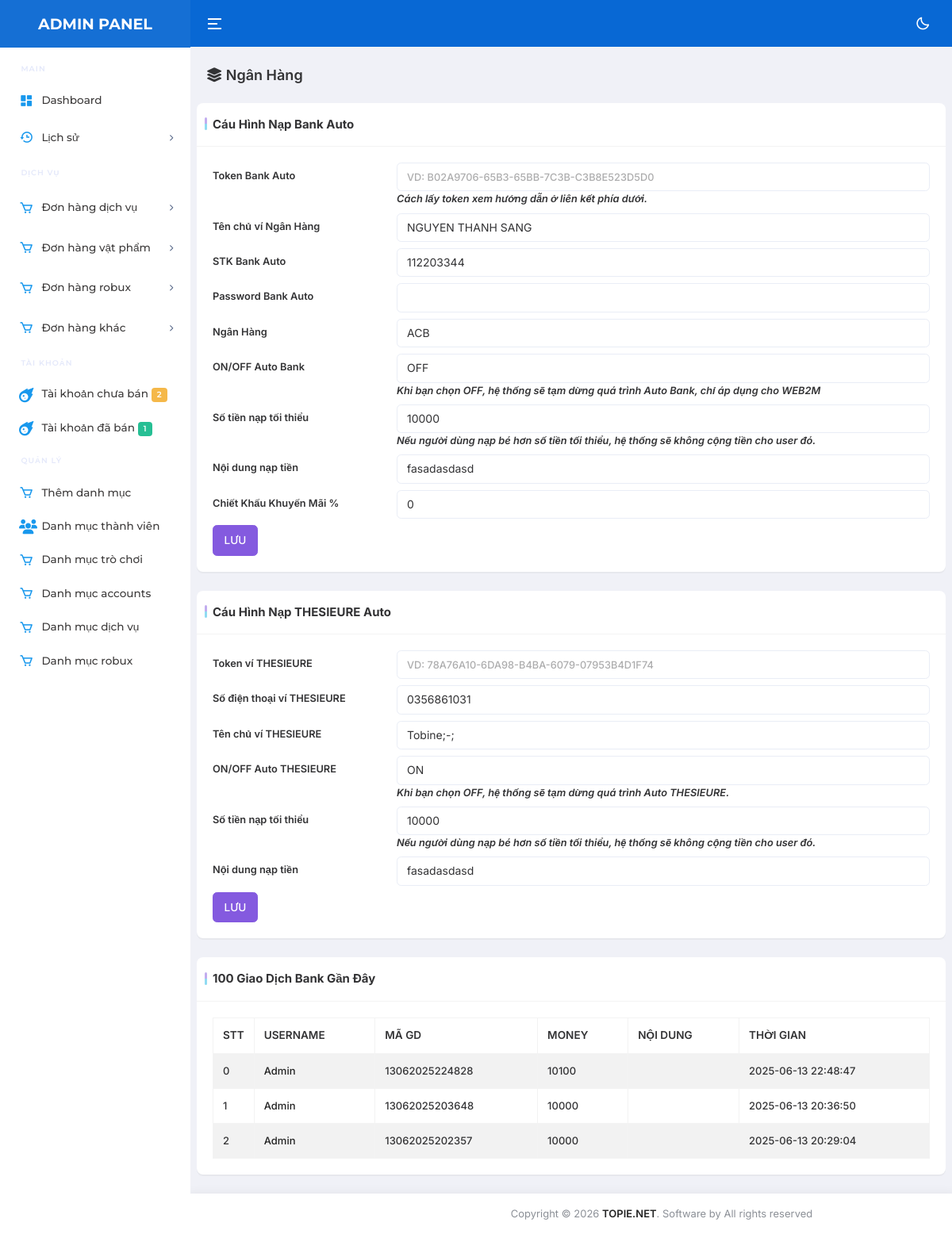
/public/admin/Bank.php (signed in), run on the app's committed database.
### tables this page shows
CREATE TABLE `options` (
  `id` int(11) NOT NULL,
  `name` varchar(255) DEFAULT NULL,
  `value` longtext DEFAULT NULL
);

CREATE TABLE `bank_auto` (
  `id` int(11) NOT NULL,
  `tid` varchar(255) DEFAULT NULL,
  `description` text DEFAULT NULL,
  `amount` int(11) DEFAULT 0,
  `cusum_balance` int(11) DEFAULT 0,
  `time` datetime DEFAULT NULL,
  `bank_sub_acc_id` varchar(64) DEFAULT NULL,
  `username` varchar(64) DEFAULT NULL
);

### config/function.php (called while the page is built, shortened)
<?php
$CMSNAV = new CMSNAV;
function BASE_URL($url)
{
    $a = (isset($_SERVER['HTTPS']) && $_SERVER['HTTPS'] === 'on' ? "https" : "http") . "://" . $_SERVER["HTTP_HOST"];
    if($a == 'http://localhost'){
        $a = 'http://localhost/CMSNAV.CO/SHOPNICK2';
    }
    return $a.'/'.$url;
}

### config/config.php (called while the page is built, shortened)
<?php
class CMSNAV
{
    private $ketnoi;
    function connect()
    {
        if (!$this->ketnoi)
        {
            $this->ketnoi = mysqli_connect('localhost', 'randomsieuxin_test11', 'randomsieuxin_test11', 'randomsieuxin_test11') or die ('Vui lòng kết nối đến DATABASE');
            mysqli_query($this->ketnoi, "set names 'utf8'");
        }
    }
    function getUser($username)
    {
        $row = $this->ketnoi->query("SELECT * FROM `users` WHERE `username` = '$username' ")->fetch_array();
        return $row;
    }
    function site($data)
{
        $row = $this->ketnoi->query("SELECT * FROM `options` WHERE `name` = '$data' ")->fetch_array();
        return $row['value'];
    }
    function get_list($sql)
    {
        $result = mysqli_query($this->ketnoi, $sql);
        $return = array();
        while ($row = mysqli_fetch_assoc($result))
        {
            $return[] = $row;
        }
        return $return;
    }
}

### public/admin/Bank.php (the view, shortened to what this page needs)
<?php
    require_once("../../config/config.php");
    require_once("../../config/function.php");
    require_once(__DIR__."/Header.php");
    require_once(__DIR__."/Sidebar.php");
?>
<div class="main-content app-content">
    <div class="container-fluid">
        <div class="d-md-flex d-block align-items-center justify-content-between my-4 page-header-breadcrumb">
            <h1 class="page-name fw-semibold fs-18 mb-0"><i class="fa-solid fa-layer-group"></i> Ngân Hàng
            </h1>
            </div>
        </div>
        <div class="row">
            <div class="col-xl-12">
                <div class="card custom-card">
                    <div class="card-header justify-content-between">
                        <div class="card-title">
                           Cáu hình nạp bank auto
                        </div>
                    </div>
                    <div class="card-body">
                        <form action="" method="POST">
                            <div class="form-label row">
                                <label class="col-sm-3 col-form-label">Token Bank Auto</label>
                                <div class="col-sm-9">
                                    <div class="form-line">
                                        <input type="text" name="api_bank" placeholder="VD: B02A9706-65B3-65BB-7C3B-C3B8E523D5D0" value="<?=$CMSNAV->site('api_bank');?>"
                                            class="form-control">
                                    </div>
                                    <i>Cách lấy token xem hướng dẫn ở liên kết phía dưới.</i>
                                </div>
                            </div>
                            <div class="form-label row">
                                <label class="col-sm-3 col-form-label">Tên chủ ví Ngân Hàng</label>
                                <div class="col-sm-9">
                                    <div class="form-line">
                                        <input type="text" name="name_bank" placeholder="VD: NGUYEN ANH VU"
                                            value="<?=$CMSNAV->site('name_bank');?>" class="form-control">
                                    </div>
                                </div>
                            </div>
                            <div class="form-label row">
                                <label class="col-sm-3 col-form-label">STK Bank Auto</label>
                                <div class="col-sm-9">
                                    <div class="form-line">
                                        <input type="text" name="stk_bank" value="<?=$CMSNAV->site('stk_bank');?>"
                                            class="form-control">
                                    </div>
                                </div>
                            </div>
                            <div class="form-label row">
                                <label class="col-sm-3 col-form-label">Password Bank Auto</label>
                                <div class="col-sm-9">
                                    <div class="form-line">
                                        <input type="text" name="mk_bank" value="<?=$CMSNAV->site('mk_bank');?>"
                                            class="form-control">
                                    </div>
                                </div>
                            </div>
                            <div class="form-label row">
                                <label for="inputPassword3" class="col-sm-3 col-form-label">Ngân Hàng</label>
                                <div class="col-sm-9">
                                    <select class="form-control" name="type_bank">
                                        <option value="<?=$CMSNAV->site('type_bank');?>"><?=$CMSNAV->site('type_bank');?></option>
                                    </select>
                                </div>
                            </div>
                            <div class="form-label row">
                                <label for="inputPassword3" class="col-sm-3 col-form-label">ON/OFF Auto Bank</label>
                                <div class="col-sm-9">
                                    <select class="form-control" name="status_cron_bank">
                                        <option value="OFF" <?=$CMSNAV->site('status_cron_bank') == 'OFF' ? 'selected' : '';?> >OFF</option>
                                    </select>
                                    <i>Khi bạn chọn OFF, hệ thống sẽ tạm dừng quá trình Auto Bank, chỉ áp dụng cho WEB2M</i>
                                </div>
                            </div>
                            <div class="form-label row">
                                <label class="col-sm-3 col-form-label">Số tiền nạp tối thiểu</label>
                                <div class="col-sm-9">
                                    <div class="form-line">
                                        <input type="number" name="recharge_min" placeholder="VD: 1000"
                                            value="<?=$CMSNAV->site('recharge_min');?>" class="form-control">
                                    </div>
                                    <i>Nếu người dùng nạp bé hơn số tiền tối thiểu, hệ thống sẽ không cộng tiền cho user đó.</i>
                                </div>
                            </div>
                            <div class="form-label row">
                                <label class="col-sm-3 col-form-label">Nội dung nạp tiền</label>
                                <div class="col-sm-9">
                                    <div class="form-line">
                                        <input type="text" name="noidung_naptien" placeholder="VD: NAPTIEN"
                                            value="<?=$CMSNAV->site('noidung_naptien');?>" class="form-control">
                                    </div>
                                </div>
                            </div>
                             <div class="form-label row">
                                <label class="col-sm-3 col-form-label">Chiết Khấu Khuyến Mãi %</label>
                                <div class="col-sm-9">
                                    <div class="form-line">
                                        <input type="text" name="ck_bank" placeholder="VD: 10"
                                            value="<?=$CMSNAV->site('ck_bank');?>" class="form-control">
                                    </div>
                                </div>
                            </div>
                            <button type="submit" name="btnSaveOption" class="btn btn-primary btn-block">
                                <span>LƯU</span></button>
                        </form>
                    </div>
                </div>
            </div>
            <div class="col-xl-12">
                <div class="card custom-card">
                    <div class="card-header justify-content-between">
                        <div class="card-title">
                           Cáu hình nạp THESIEURE auto
                        </div>
                    </div>
                    <div class="card-body">
                        <form action="" method="POST">
                            <div class="form-label row">
                                <label class="col-sm-3 col-form-label">Token ví THESIEURE </label>
                                <div class="col-sm-9">
                                    <div class="form-line">
                                        <input type="text" name="api_bank_tsr" placeholder="VD: 78A76A10-6DA98-B4BA-6079-07953B4D1F74" value="<?=$CMSNAV->site('api_bank_tsr');?>"
                                            class="form-control">
                                    </div>
                                </div>
                            </div>
                            <div class="form-label row">
                                <label class="col-sm-3 col-form-label">Số điện thoại ví THESIEURE</label>
                                <div class="col-sm-9">
                                    <div class="form-line">
                                        <input type="text" name="stk_bank_tsr" placeholder="VD: 0855569336"
                                            value="<?=$CMSNAV->site('stk_bank_tsr');?>" class="form-control">
                                    </div>
                                </div>
                            </div>
                            <div class="form-label row">
                                <label class="col-sm-3 col-form-label">Tên chủ ví THESIEURE</label>
                                <div class="col-sm-9">
                                    <div class="form-line">
                                        <input type="text" name="name_bank_tsr" placeholder="VD: NGUYEN ANH VU"
                                            value="<?=$CMSNAV->site('name_bank_tsr');?>" class="form-control">
                                    </div>
                                </div>
                            </div>
                            <div class="form-label row">
                                <label for="inputPassword3" class="col-sm-3 col-form-label">ON/OFF Auto THESIEURE</label>
                                <div class="col-sm-9">
                                    <select class="form-control" name="status_naptsr">
                                        <option value="ON" <?=$CMSNAV->site('status_naptsr') == 'ON' ? 'selected' : '';?> >ON</option>
                                    </select>
                                    <i>Khi bạn chọn OFF, hệ thống sẽ tạm dừng quá trình Auto THESIEURE.</i>
                                </div>
                            </div>
                            <div class="form-label row">
                                <label class="col-sm-3 col-form-label">Số tiền nạp tối thiểu</label>
                                <div class="col-sm-9">
                                    <div class="form-line">
                                        <input type="number" name="recharge_min" placeholder="VD: 1000"
                                            value="<?=$CMSNAV->site('recharge_min');?>" class="form-control">
                                    </div>
                                    <i>Nếu người dùng nạp bé hơn số tiền tối thiểu, hệ thống sẽ không cộng tiền cho user đó.</i>
                                </div>
                            </div>
                            <div class="form-label row">
                                <label class="col-sm-3 col-form-label">Nội dung nạp tiền</label>
                                <div class="col-sm-9">
                                    <div class="form-line">
                                        <input type="text" name="noidung_naptien" placeholder="VD: NAPTIEN"
                                            value="<?=$CMSNAV->site('noidung_naptien');?>" class="form-control">
                                    </div>
                                </div>
                            </div>
                            <button type="submit" name="btnSaveOption" class="btn btn-primary btn-block">
                                <span>LƯU</span></button>
                        </form>
                    </div>
                </div>
            </div>
            <div class="col-xl-12">
                <div class="card custom-card">
                    <div class="card-header justify-content-between">
                        <div class="card-title">
                           100 giao dịch bank gần đây
                        </div>
                    </div>
                    <div class="card-body">
                        <div class="table-responsive">
                            <table id="datatable1" class="table table-bordered table-striped table-hover">
                                <thead>
                                    <tr>
                                        <th>STT</th>
                                        <th>USERNAME</th>
                                        <th>MÃ GD</th>
                                        <th>MONEY</th>
                                        <th>NỘI DUNG</th>
                                        <th>THỜI GIAN</th>
                                    </tr>
                                </thead>
                                <tbody>
                                    <?php $i = 0; foreach($CMSNAV->get_list(" SELECT * FROM `bank_auto` WHERE `username` IS NOT NULL ORDER BY id DESC LIMIT 100 ") as $row){ ?>
                                    <tr>
                                        <td width="5%"><?=$i++;?></td>
                                        <td><a href="<?=BASE_URL('Admin/User/Edit/'.$CMSNAV->getUser($row['username'])['id']);?>"><?=$row['username'];?></a></td>
                                        <td><?=$row['tid'];?></td>
                                        <td><?=$row['amount'];?></td>
                                        <td><?=$row['description'];?></td>
                                        <td><?=$row['time'];?></td>
                                    </tr>
                                    <?php }?>
                                </tbody>
                            </table>
                        </div>
                    </div>
                </div>
            </div>
<?php
    require_once("../../public/admin/Footer.php");
?>

### public/admin/Header.php (style rules this page uses)
.table-responsive { overflow-x: auto; -webkit-overflow-scrolling: touch; }
th, td { padding: 8px; }
thead { position: sticky; top: 0; background-color: white; z-index: 1; }

### data on the page
options: name_bank "NGUYEN THANH SANG"
options: stk_bank "112203344"
options: type_bank "ACB"
options: status_cron_bank "OFF"
options: recharge_min "10000"
options: noidung_naptien "fasadasdasd"
options: ck_bank "0"
options: stk_bank_tsr "0356861031"
options: name_bank_tsr "Tobine;-;"
options: status_naptsr "ON"
bank_auto: username "Admin", tid "13062025224828", amount "10100", time "2025-06-13 22:48:47"
bank_auto: username "Admin", tid "13062025203648", amount "10000", time "2025-06-13 20:36:50"
bank_auto: username "Admin", tid "13062025202357", amount "10000", time "2025-06-13 20:29:04"

### other printed values
$CMSNAV->num_rows("SELECT * FROM `accounts` WHERE `username` IS NULL") "2"
